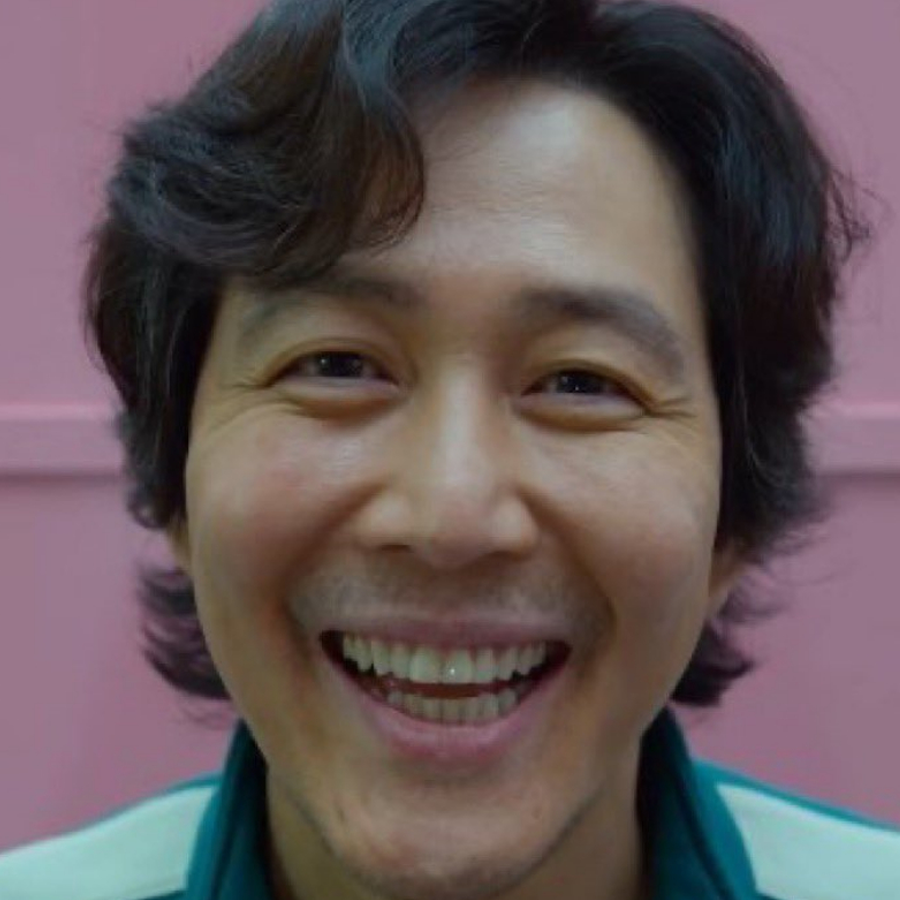
#> input picture Python CSCI/Happy.png, 900 x 900 px
$ python RedlessImage.py
#> lines starting #> are read from the running program, lines starting #| are printed output that depends on the picture
#Name:  David Xiao
#Email:  david.xiao67@myhunter.cuny.edu
#Date: September 5, 2022
#This program takes an image and gets rid of the red.

import matplotlib.pyplot as plt
import numpy as np

img = plt.imread(input("Enter name of the input file: "))
#> the answer given: Happy.png
#> img is the input picture: shape (900, 900, 3) float32; mean R, G, B 0.397, 0.341, 0.348
img[:,:,0]=0
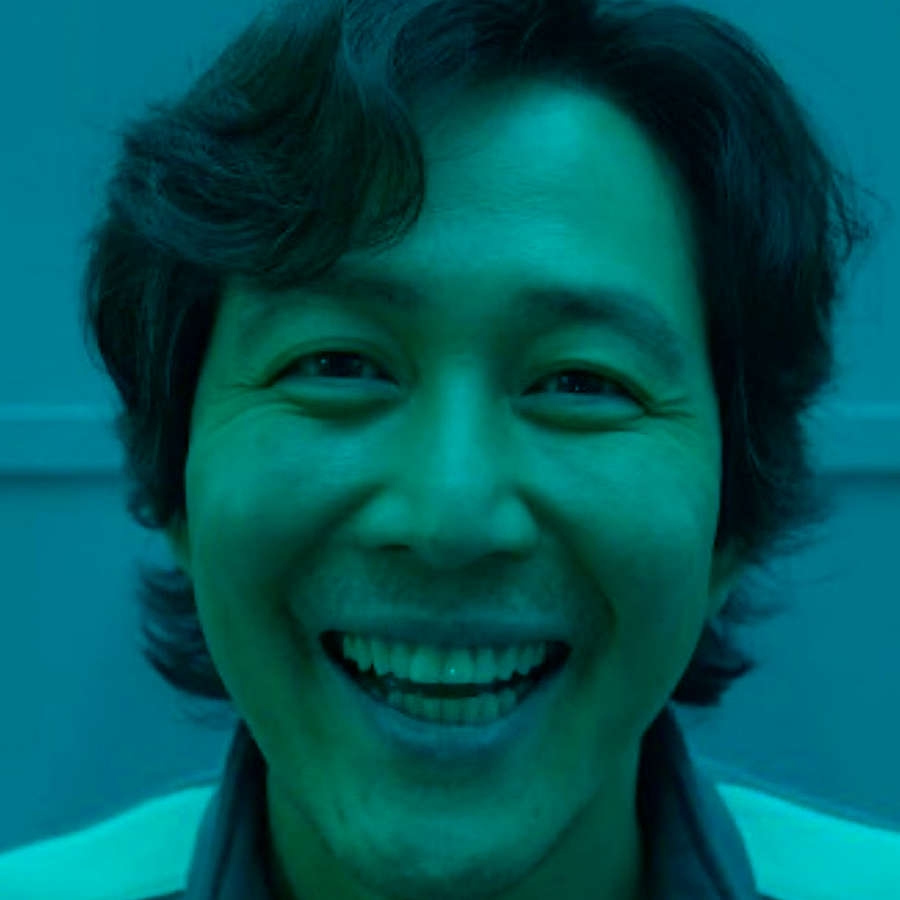
#> img: shape (900, 900, 3) float32; mean R, G, B 0, 0.341, 0.348
plt.imsave(input("Enter name of the output file: "), img)
#> the answer given: out.png

$ run again, on Python CSCI/caDrought2014.png
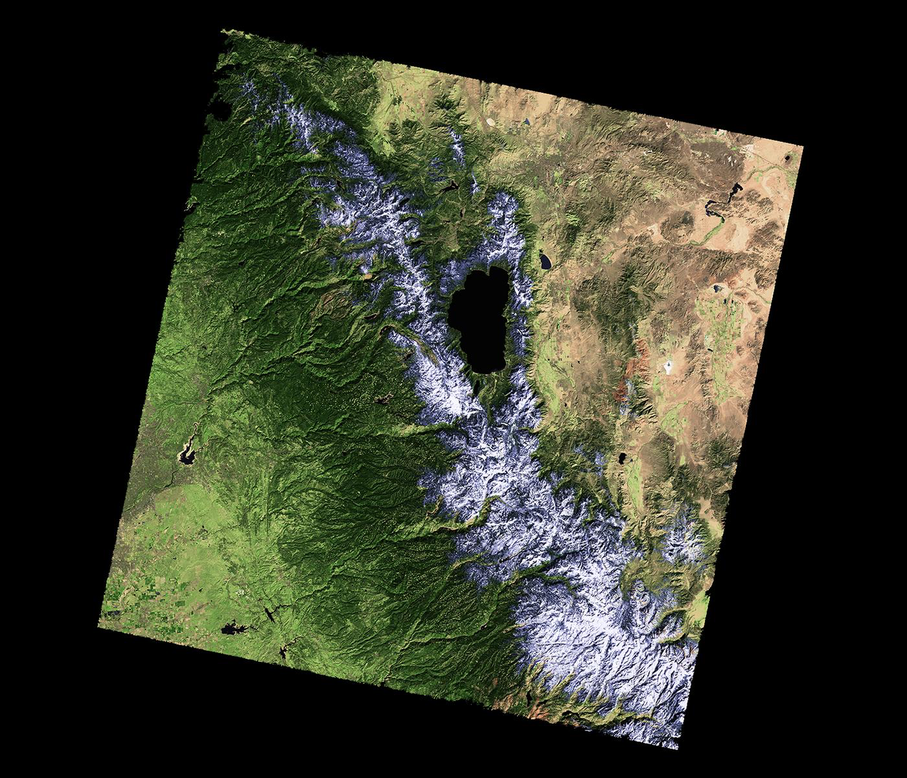
#> input picture Python CSCI/caDrought2014.png, 907 x 778 px, shrunk from 1400 x 1200 before the run
#> img is the input picture: shape (778, 907, 3) float32; mean R, G, B 0.206, 0.219, 0.162
#> `img[:,:,0]=0`:
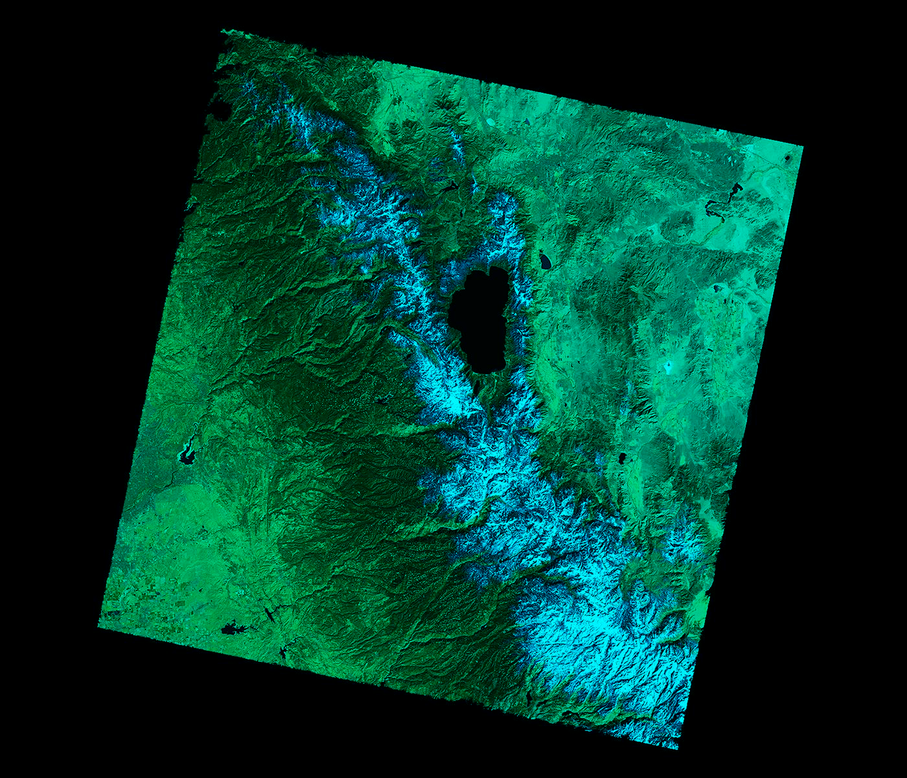
#> img: shape (778, 907, 3) float32; mean R, G, B 0, 0.219, 0.162
